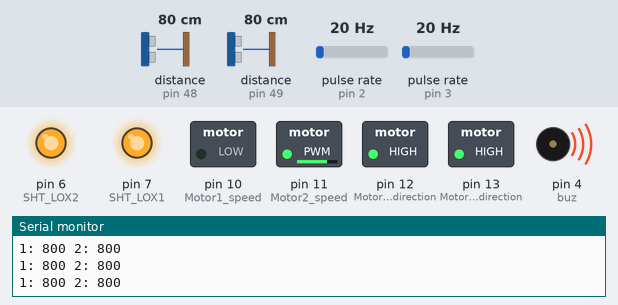
The sketch below on a simulated Arduino Uno, built with avr-gcc and run on an emulated ATmega328P. Parts: switched loads named in the sketch (green lamp = pin HIGH), output pins drawn as LEDs (lit = HIGH), buzzer (waves = sounding, pin HIGH), the last lines printed to the serial monitor. Wiring (inferred from the names in the program): 2 × pulse sensor: data pin 2 / data pin 3. Inputs (shaded band) come from the test bench; at power-on: distance to the obstacle (sensors on pin 48, pin 49) 80 cm, pulse rate (sensors on pin 2, pin 3) 20 Hz.

Above: at 1.11 s.
1.3 s: distance to the obstacle (sensor on pin 48) set to 120 cm
4.3 s: distance to the obstacle (sensor on pin 49) set to 120 cm
7.3 s: distance to the obstacle (sensor on pin 48) set to 250 cm
At 7.58 s:
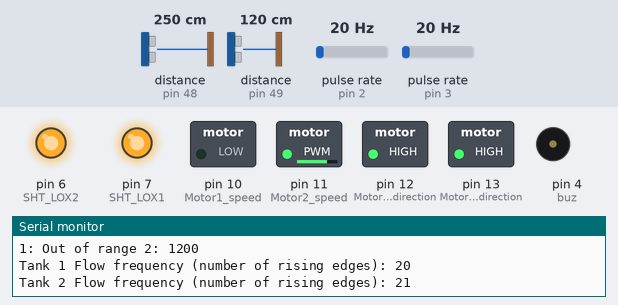
At 8.53 s:
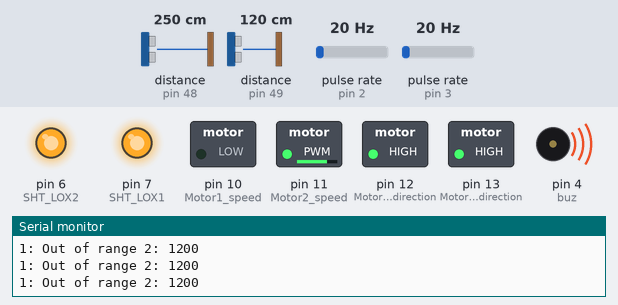
10.3 s: distance to the obstacle (sensor on pin 49) set to 250 cm
13.3 s: pulse rate (sensor on pin 2) set to 4 Hz
16.3 s: pulse rate (sensor on pin 3) set to 4 Hz
Timing chart, 0 to 20.3 s (numbered marks = the images above; inputs shaded):
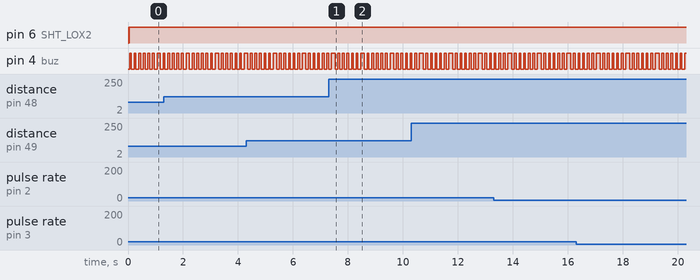

Measured:
- by itself, pin 4 (buz): repeats every 1.1 s: 3 × (LOW 0.10 s, HIGH 0.07 s), LOW 0.10 s, HIGH 0.14 s, 2 × (LOW 0.10 s, HIGH 0.07 s)

The sketch:

Arduino_C++_code.ino
```cpp
#include "Adafruit_VL53L0X.h"
// address we will assign if dual sensor is present
#define LOX1_ADDRESS 0x30
#define LOX2_ADDRESS 0x31

// set the pins to shutdown
#define SHT_LOX1 7
#define SHT_LOX2 6


Adafruit_VL53L0X lox = Adafruit_VL53L0X();
Adafruit_VL53L0X lox2 = Adafruit_VL53L0X();

volatile int flow_frequency_tank1; // Measures flow sensor pulses
volatile int flow_frequency_tank2; // Measures flow sensor pulses

unsigned int l_hour; // Calculated litres/hour
unsigned char flowsensor_tank1 = 3; // Sensor Input
unsigned char flowsensor_tank2 = 2;//sensor input f
unsigned long currentTime;
unsigned long cloopTime;
unsigned int distance= 0;
unsigned int count =0;
unsigned long previousTime=0;
const long interval = 8000;
int motor1_state=0;
int motor2_state=0;
int Motor1_direction=12;
int Motor2_direction=13;
int Motor1_speed=10;
int Motor2_speed=11;
int buz = 4;
VL53L0X_RangingMeasurementData_t measure1;
VL53L0X_RangingMeasurementData_t measure2;

void flow_tank1 () // Interrupt function
{
   flow_frequency_tank1++;
}

void flow_tank2 () // Interrupt function
{
   flow_frequency_tank2++;
}

void setID() {
  // all reset
  digitalWrite(SHT_LOX1, LOW);
  digitalWrite(SHT_LOX2, LOW);
  delay(10);
  // all unreset
  digitalWrite(SHT_LOX1, HIGH);
  digitalWrite(SHT_LOX2, HIGH);
  delay(10);

  // activating LOX1 and reseting LOX2
  digitalWrite(SHT_LOX1, HIGH);
  digitalWrite(SHT_LOX2, LOW);

  // initing LOX1
  if(!lox.begin(LOX1_ADDRESS)) {
    Serial.println(F("Failed to boot first VL53L0X"));
    while(1);
  }
  delay(10);

  // activating LOX2
  digitalWrite(SHT_LOX2, HIGH);
  delay(10);

  //initing LOX2
  if(!lox2.begin(LOX2_ADDRESS)) {
    Serial.println(F("Failed to boot second VL53L0X"));
    while(1);
  }
}

void read_dual_sensors() {

  lox.rangingTest(&measure1, false); // pass in 'true' to get debug data printout!
  lox2.rangingTest(&measure2, false); // pass in 'true' to get debug data printout!

  // print sensor one reading
  Serial.print(F("1: "));
  if(measure1.RangeStatus != 4) {     // if not out of range
    Serial.print(measure1.RangeMilliMeter);
  } else {
    Serial.print(F("Out of range"));
  }

  Serial.print(F(" "));

  // print sensor two reading
  Serial.print(F("2: "));
  if(measure2.RangeStatus != 4) {
    Serial.print(measure2.RangeMilliMeter);
  } else {
    Serial.print(F("Out of range"));
  }

  Serial.println();
}

void setup() {
  pinMode(Motor1_direction,OUTPUT);
  pinMode(Motor2_direction,OUTPUT);
  pinMode(Motor1_speed,OUTPUT);
  pinMode(Motor2_speed,OUTPUT);
  pinMode(buz,OUTPUT);

  Serial.begin(9600);

  // wait until serial port opens for native USB devices
  while (! Serial) {
    delay(1);
  }
  pinMode(SHT_LOX1, OUTPUT);
  pinMode(SHT_LOX2, OUTPUT);
  Serial.println(F("Shutdown pins inited..."));

  digitalWrite(SHT_LOX1, LOW);
  digitalWrite(SHT_LOX2, LOW);
  Serial.println(F("Both in reset mode...(pins are low)"));
  Serial.println("Starting readings");


  // power

  pinMode(flowsensor_tank1, INPUT);
  digitalWrite(flowsensor_tank1, HIGH); // Optional Internal Pull-Up

  attachInterrupt(0, flow_tank1, RISING); // Setup Interrupt

  pinMode(flowsensor_tank2, INPUT);
  digitalWrite(flowsensor_tank2, HIGH); // Optional Internal Pull-Up

  attachInterrupt(1, flow_tank2, RISING); // Setup Interrupt
  sei(); // Enable interrupts
  currentTime = millis();
  cloopTime = currentTime;

  digitalWrite(Motor1_direction,HIGH);
  analogWrite(Motor1_speed,0);
  digitalWrite(Motor2_direction,HIGH);
  analogWrite(Motor2_speed,190);

  setID();
}


void loop() {
  digitalWrite(buz,HIGH);

  currentTime = millis();
  read_dual_sensors();


  if(currentTime >= (cloopTime + 1000))
   {
    cloopTime = currentTime; // Updates cloopTime
      // Pulse frequency (Hz) = 7.5Q, Q is flow rate in L/min.
    Serial.print("Tank 1 Flow frequency (number of rising edges): ");
    Serial.println(flow_frequency_tank2);
    Serial.print("Tank 2 Flow frequency (number of rising edges): ");
    Serial.println(flow_frequency_tank1);
    flow_frequency_tank1=0;
    flow_frequency_tank2=0;
    count=0;
    distance = 0;
  }
  digitalWrite(buz,LOW);
  delay(100);

}
```
